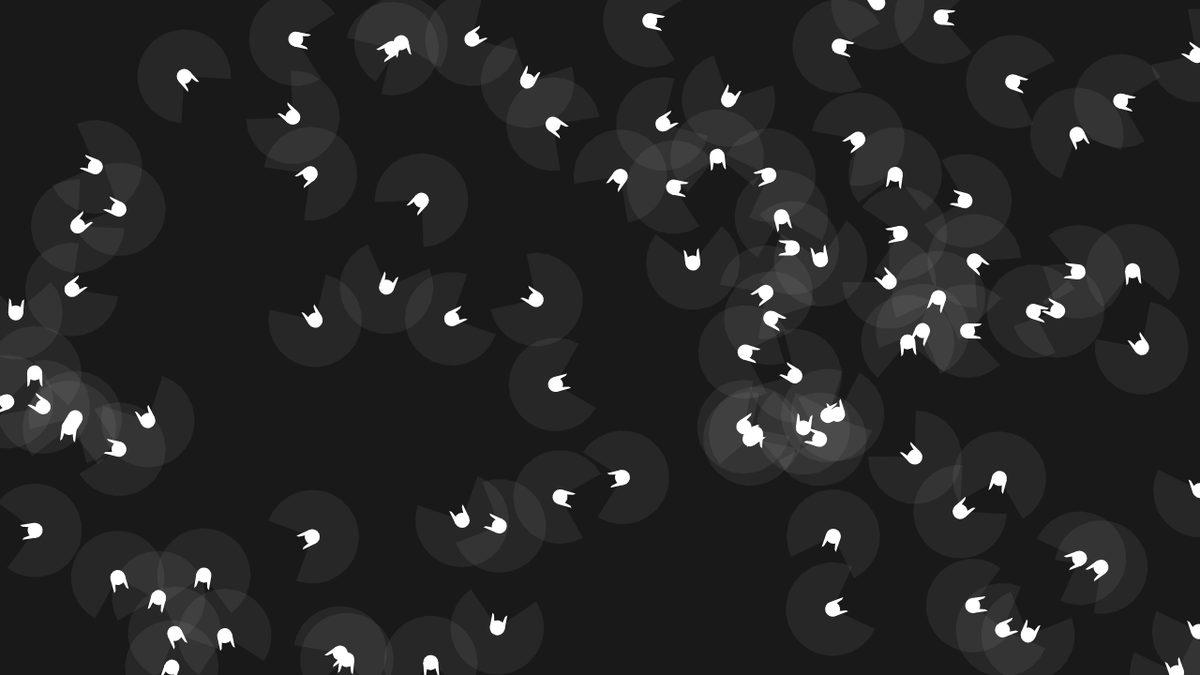
Frame 1 (no input)
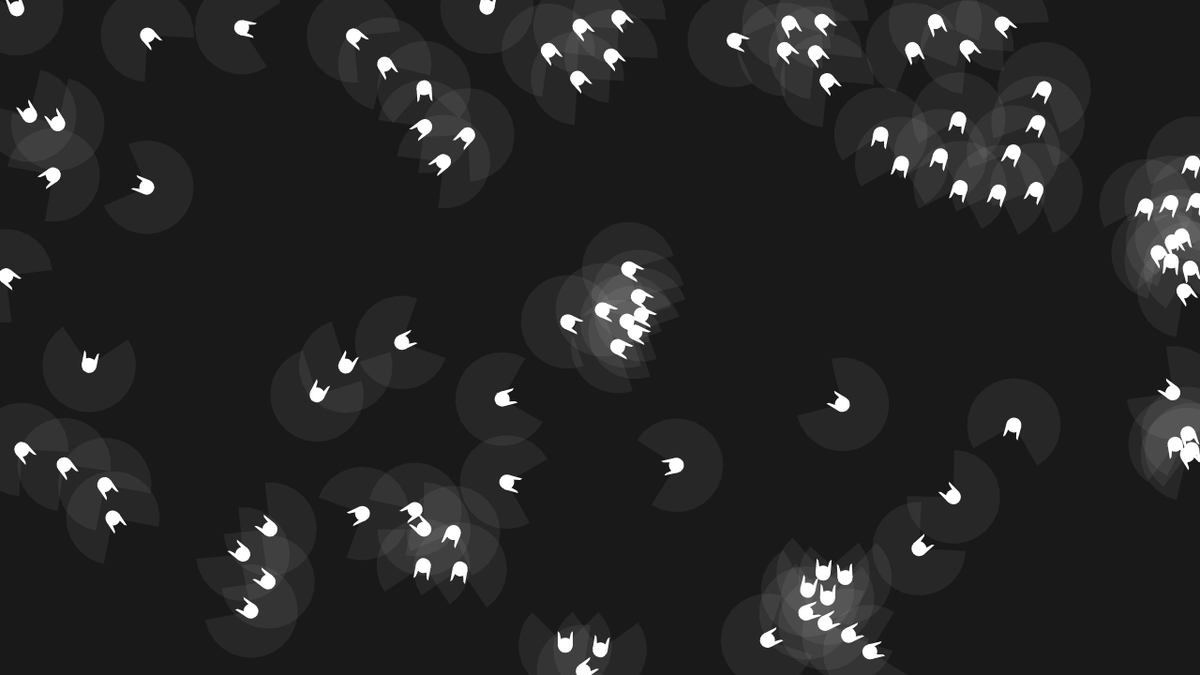
Frame 60 (no input)
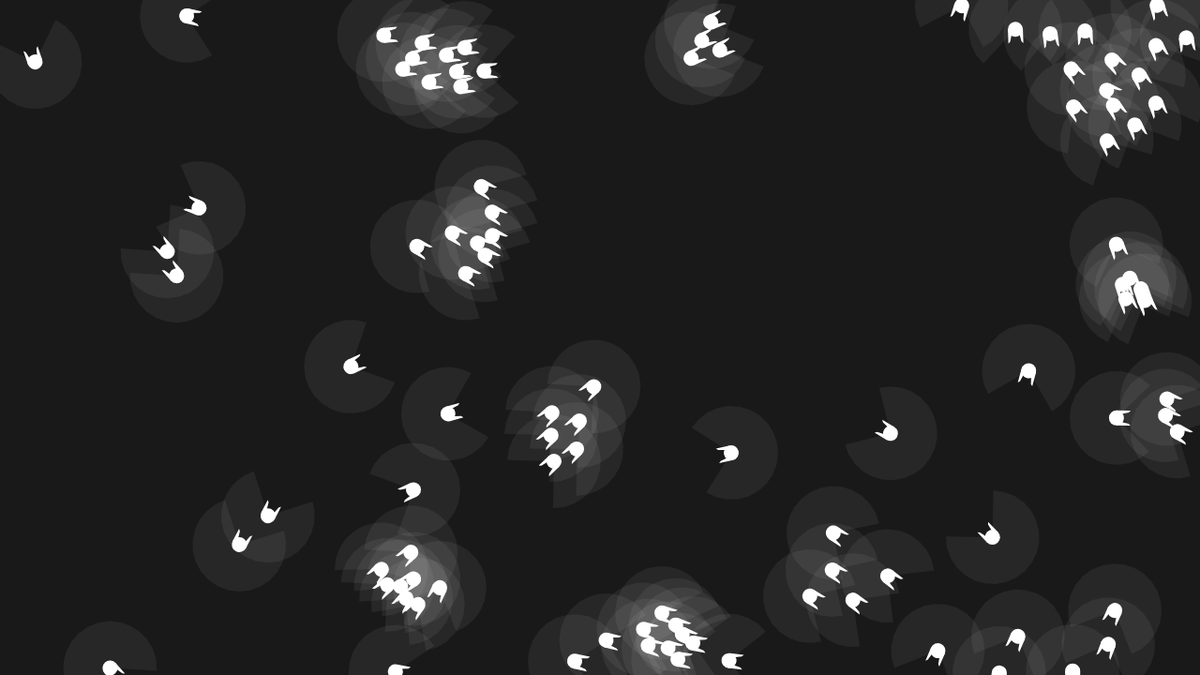
Frame 120 (the mouse pressed at the canvas centre since frame 60)

The p5.js sketch that drew these frames (run headless with seeded random() and noise() and a simulated clock; from frame 60 on, the mouse is pressed at the canvas centre):

// p5.js sketch
// ── sketch.js
let BOIDS;
let BOID_ID;

function setup() {
    // put setup code here
    createCanvas(1280, 720);
    BOID_ID = 0;
    BOIDS = [];

    for (i = 0; i < BOID_COUNT; i++) {
        let x = random(0, width);
        let y = random(0, height);
        BOIDS.push(new Boid(BOID_ID, x, y));
        BOID_ID++;
    }
}

function draw() {
    // put drawing code here
    background(25);

    for (let boid_a of BOIDS) {
        let neighbours = get_neighbours(boid_a);

        let separation = get_separation_force(boid_a, neighbours).mult(C_SEPARATION);
        let cohesion   = get_cohesion_force(boid_a, neighbours).mult(C_COHESION);
        let alignment  = get_alignment_force(boid_a, neighbours).mult(C_ALIGNMENT);

        boid_a.add_force(separation);
        boid_a.add_force(cohesion);
        boid_a.add_force(alignment);

        boid_a.update();
        boid_a.render();
    }
}

// ── boid.js
class Boid {
    constructor(id, x, y) {
        this.id = id;
        this.pos = createVector(x, y);
        this.vel = p5.Vector.random2D();
        this.acc = createVector(0, 0);
    }

    add_force(force) {
        this.acc.add(force);
    }

    update() {
        this.vel.add(this.acc);
        this.vel.limit(MAX_VELOCITY); // Max velocity
        this.pos.add(this.vel);
        this.acc.set(0, 0);

        this.border_control();
    }

    border_control() {
        this.pos.x = (this.pos.x + width) % width;
        this.pos.y = (this.pos.y + height) % height;
    }

    render() {
        push();
        translate(this.pos.x, this.pos.y);
        rotate(this.vel.heading());

        draw_spaceship();
        draw_neighbourhood(); // Visualization of logic
        pop();
    }
}

// ── boid_utils.js
function angle_check(boid_a, boid_b) {
    let angle_a = boid_a.vel.copy().normalize();
    let angle_b = (boid_b.pos.copy().sub(boid_a.pos.copy())).normalize();
    let angle_ab = angle_a.angleBetween(angle_b);
    return abs(degrees(angle_ab)) <= FIELD_OF_VISION;
}

function get_neighbours(boid_a) {
    let neighbours = [];
    for (let boid_b of BOIDS) {
        if (boid_a.id != boid_b.id && boid_a.pos.dist(boid_b.pos) <= NEIGHBOURHOOD_RADIUS && angle_check(boid_a, boid_b)) {
            neighbours.push(boid_b);
        }
    }
    return neighbours;
}

function get_separation_force(boid_a, neighbours) {
    let separation = createVector(0, 0);

    for (let boid_b of neighbours) {
        let pos_a = boid_a.pos.copy();
        let pos_b = boid_b.pos.copy();
        let diff = (pos_a.sub(pos_b)).normalize();
        diff.div(p5.Vector.dist(boid_a.pos, boid_b.pos))
        separation.add(diff);
    }
    return separation.normalize();
}

function get_alignment_force(boid_a, neighbours) {
    let alignment = createVector(0, 0);

    if (neighbours.length == 0) {
        return alignment;
    }

    for (let boid_b of neighbours) {
        let dir_b = boid_b.vel.copy().normalize();
        dir_b.div(p5.Vector.dist(boid_a.pos, boid_b.pos));
        alignment.add(dir_b);
    }

    return alignment.normalize();
}

function get_cohesion_force(boid_a, neighbours) {
    let cohesion = createVector(0, 0);

    if (neighbours.length == 0) {
        return cohesion;
    }

    let avg_position = createVector(0, 0);

    for (let boid_b of neighbours) {
        avg_position.add(boid_b.pos);
    }

    avg_position.div(neighbours.length);
    cohesion.add(avg_position.sub(boid_a.pos));
    return cohesion.normalize();
}

// ── boid_visuals.js
function draw_spaceship() {
    noStroke();
    fill(255);
    circle(0, 0, 16);
    beginShape();
    vertex(0, 8);
    vertex(-15, 8);
    vertex(-13, 6);
    vertex(0, 3);
    vertex(0, -3);
    vertex(-13, -6);
    vertex(-15, -8);
    vertex(0, -8);
    endShape(CLOSE);
}

function draw_neighbourhood() {
    noStroke();
    fill(255, 15);

    beginShape();
    vertex(0, 0);

    let steps = 20;
    let angle_start = - FIELD_OF_VISION / 2;
    let angle_step = FIELD_OF_VISION / steps;

    for (let i = 0; i < steps + 1; i++) {
        let x = cos(radians(angle_start + i * angle_step)) * NEIGHBOURHOOD_RADIUS;
        let y = sin(radians(angle_start + i * angle_step)) * NEIGHBOURHOOD_RADIUS;
        vertex(x, y);
    }
    endShape(CLOSE);
}

// ── config.js
let MAX_VELOCITY = 3;
let NEIGHBOURHOOD_RADIUS = 50
let FIELD_OF_VISION = 270
let BOID_SIZE = 25
let BOID_COUNT = 100
let C_SEPARATION = 0.99
let C_ALIGNMENT = 0.5
let C_COHESION = 0.99
